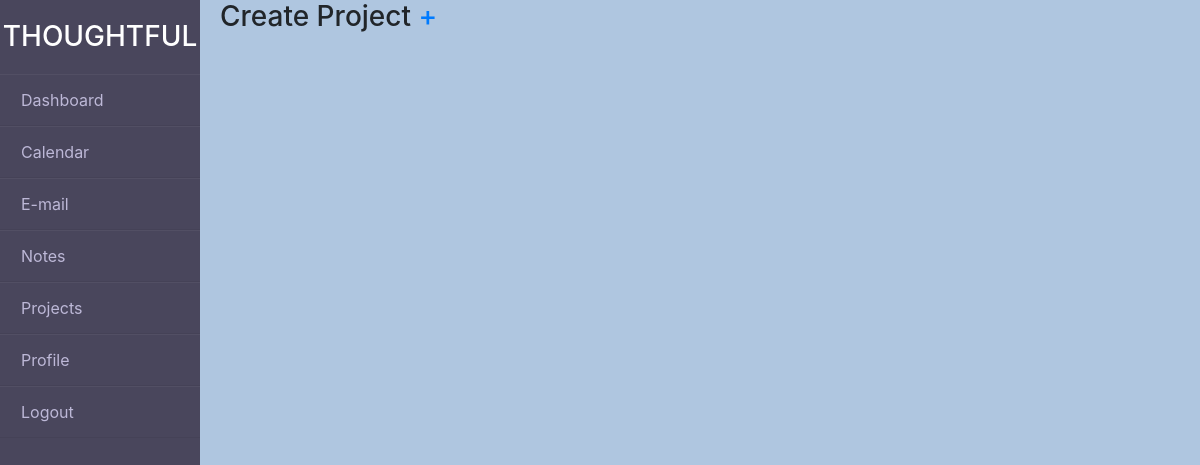
Before: /projects (signed in) with the older database file.
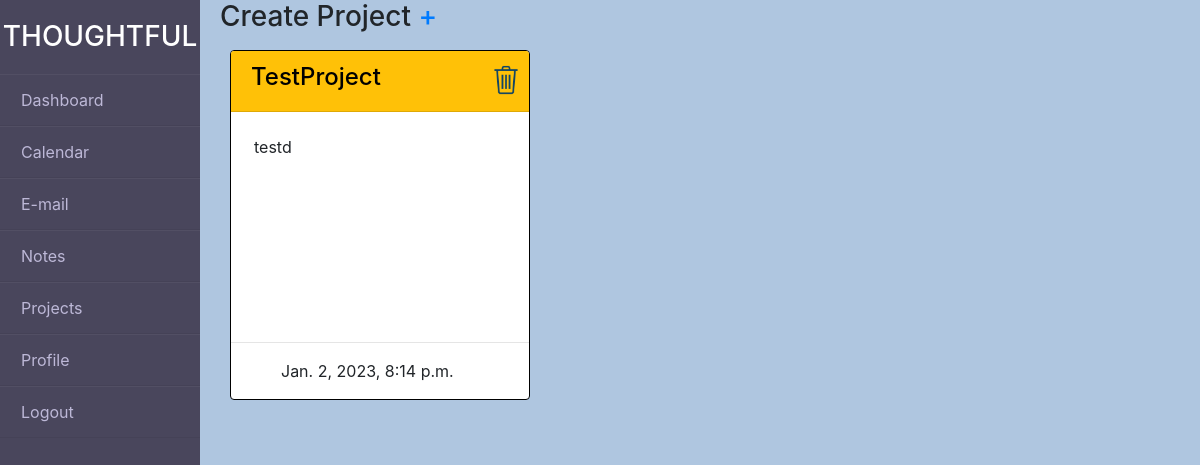
After: the same page with the newer database file.
### mydashboard/models.py (models this page shows, shortened)
class Project(models.Model):
    colors = [
        ("bg-danger","Red"),
        ("bg-info","Teal"),
        ("bg-success","Green"),
        ("bg-warning","Yellow"),
    ]
    title = models.CharField(max_length=200, null=True)
    description = models.TextField(max_length=200)
    date_created = models.DateTimeField(auto_now_add=True)
    color = models.CharField(max_length=10,choices=colors,default="Teal")
    user = models.ForeignKey(User, on_delete=models.CASCADE, null=True)

### mydashboard/decorators.py (the view)
        def wrapper_func(request, *args, **kwargs):
            group = None
            if request.user.groups.exists():
                group = request.user.groups.all()[0].name
            if group in allowed_roles:
                return view_func(request, *args, **kwargs)
            else:
                return HttpResponse("You are not authorized to view this page")

### mydashboard/views.py (called while the page is built)
@login_required(login_url='loginPage')
@allowed_users(allowed_roles=['user','admin'])
def projects(request):
    un = request.user
    projects = Project.objects.all().filter(user=un)
    projects_num = projects.count()
    context = {
        "projects":projects,
        "projects_num":projects_num,
    }
    return render(request, "mydashboard/Projects/projects.html", context)

### mydashboard/templates/mydashboard/Projects/projects.html (shortened to what this page needs)
{% extends 'mydashboard/base.html' %}
{% load static %}
{% block content %}
<div class="main-content">
    <h3><span>Create Project <a href="{% url 'createProject' %}">+</a></span></h3>
     {% for project in projects %}
        <div class="card">
            <div class="card-header {{project.color}}"><a id="noteHeader" href="{% url 'editProject' project.id %}"><h4>{{project.title}}</h4></a>
                <a href="{% url 'deleteProject' project.id %}"><img id="deleteImg" src="{% static '/images/trash.png' %}"></a></div>
            <div class="card-body">
                <p class="card-text">{{project.description}}</p>
            </div>
            <hr>
            <div>
                <p id="dateText">{{project.date_created}}</p>
            </div>
        </div>
    {% endfor %}
</div>
{% endblock %}

### mydashboard/templates/mydashboard/base.html (shortened to what this page needs)
{% load static %}
<!DOCTYPE html>
<html lang="en">
<head>
    <link rel="stylesheet" href="https://maxcdn.bootstrapcdn.com/bootstrap/4.0.0/css/bootstrap.min.css">
    <link rel="stylesheet" href="{% static '/css/main.css' %}">
</head>
<body >
    {% include 'mydashboard/navbar.html' %}
    {% block content %}
    {% endblock %}
</body>
</html>

### mydashboard/templates/mydashboard/navbar.html
{% load static %}
<div class="wrapper">
  <div class="sidebar">
    <ul class="nav flex-column">
      <h3>Thoughtful</h3>
        <li class="nav-item">
          <a class="nav-link" href="{% url 'dashboard' %}">Dashboard</a>
        </li>
        <li class="nav-item">
          <a class="nav-link" href="{% url 'calendar' %}">Calendar</a>
        </li>
        <li class="nav-item">
          <a class="nav-link" href="#">E-mail</a>
        </li>
        <li class="nav-item">
          <a class="nav-link" href="{% url 'notes' %}">Notes</a>
        </li>
        <li class="nav-item">
          <a class="nav-link" href="{% url 'projects' %}">Projects</a>
        </li>
        <li class="nav-item">
          <a class="nav-link" href="#">Profile</a>
        </li>
        <li class="nav-item">
          <a class="nav-link" href="{% url 'logout' %}">Logout</a>
        </li>
      </ul>
  </div>
</div>

### static/css/main.css (style rules this page uses)
hr { clear:left; }
.card { float: left; margin-right: 10px; margin-left: 10px; margin-top: 8px; margin-bottom: 20px; width: 300px; height: 350px; max-height: 350px; border-color: black; }
#deleteImg { max-width: 38px; position: absolute; top: 10px; right: 4px; }
.card-body { overflow: auto; }
.card-text { padding: 3px; }
#noteHeader { color: black; }
#dateText { padding-left: 50px; }
.wrapper { display: flex; position: relative; }
.wrapper .sidebar { width: 200px; height: 100%; background: #49465c; padding: 20px 0px; position: fixed; }
.wrapper .sidebar ul h3 { color: #fff; text-transform: uppercase; text-align: center; margin-bottom: 20px; }
.wrapper .sidebar ul li { padding: 5px; border-bottom: 1px solid #bdb8d7; border-bottom: 1px solid rgba(0,0,0,0.05); border-top: 1px solid rgba(255,255,255,0.05); }
.wrapper .sidebar ul li a { color: #bdb8d7; display: block; width: 180px; }
.main-content { margin-left: 220px; }

### mydashboard/templates/mydashboard/base.html (style rules this page uses)
body { background-color: rgb(175, 198, 224); }

Changed rows visible on the page:
added Project: title "TestProject", description "testd", date_created "Jan. 2, 2023, 8:14 p.m."
